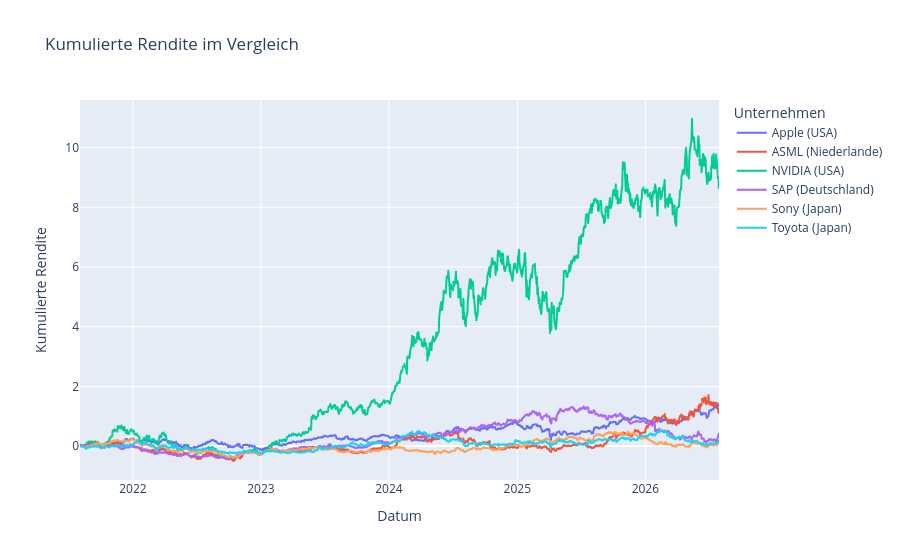

This figure's notebook cell:
### Markdown cell above
## 4. Visualisierung
### 4.1 Kumulierte Rendite im Vergleich

### Code cell
fig = px.line(cumulative_return, title="Kumulierte Rendite im Vergleich")
fig.update_layout(xaxis_title="Datum", yaxis_title="Kumulierte Rendite")
fig.show()

### Figure 1 — Plotly figure (JSON) as saved in the notebook; plotly's stock layout.template omitted (floating-point values rounded to 4 significant figures; data arrays with more than 128 entries replaced by an {"elided": "..."} marker saying what was removed)
{"data": [{"hovertemplate": "Unternehmen=Apple (USA)<br>Date=%{x}<br>value=%{y}<extra></extra>", "legendgroup": "Apple (USA)", "line": {"color": "#636efa", "dash": "solid"}, "marker": {"symbol": "circle"}, "mode": "lines", "name": "Apple (USA)", "showlegend": true, "type": "scattergl", "x": {"elided": "1253 str values"}, "xaxis": "x", "y": {"elided": "1253 float values"}, "yaxis": "y"}, {"hovertemplate": "Unternehmen=ASML (Niederlande)<br>Date=%{x}<br>value=%{y}<extra></extra>", "legendgroup": "ASML (Niederlande)", "line": {"color": "#EF553B", "dash": "solid"}, "marker": {"symbol": "circle"}, "mode": "lines", "name": "ASML (Niederlande)", "showlegend": true, "type": "scattergl", "x": {"elided": "1253 str values"}, "xaxis": "x", "y": {"elided": "1253 float values"}, "yaxis": "y"}, {"hovertemplate": "Unternehmen=NVIDIA (USA)<br>Date=%{x}<br>value=%{y}<extra></extra>", "legendgroup": "NVIDIA (USA)", "line": {"color": "#00cc96", "dash": "solid"}, "marker": {"symbol": "circle"}, "mode": "lines", "name": "NVIDIA (USA)", "showlegend": true, "type": "scattergl", "x": {"elided": "1253 str values"}, "xaxis": "x", "y": {"elided": "1253 float values"}, "yaxis": "y"}, {"hovertemplate": "Unternehmen=SAP (Deutschland)<br>Date=%{x}<br>value=%{y}<extra></extra>", "legendgroup": "SAP (Deutschland)", "line": {"color": "#ab63fa", "dash": "solid"}, "marker": {"symbol": "circle"}, "mode": "lines", "name": "SAP (Deutschland)", "showlegend": true, "type": "scattergl", "x": {"elided": "1253 str values"}, "xaxis": "x", "y": {"elided": "1253 float values"}, "yaxis": "y"}, {"hovertemplate": "Unternehmen=Sony (Japan)<br>Date=%{x}<br>value=%{y}<extra></extra>", "legendgroup": "Sony (Japan)", "line": {"color": "#FFA15A", "dash": "solid"}, "marker": {"symbol": "circle"}, "mode": "lines", "name": "Sony (Japan)", "showlegend": true, "type": "scattergl", "x": {"elided": "1253 str values"}, "xaxis": "x", "y": {"elided": "1253 float values"}, "yaxis": "y"}, {"hovertemplate": "Unternehmen=Toyota (Japan)<br>Date=%{x}<br>value=%{y}<extra></extra>", "legendgroup": "Toyota (Japan)", "line": {"color": "#19d3f3", "dash": "solid"}, "marker": {"symbol": "circle"}, "mode": "lines", "name": "Toyota (Japan)", "showlegend": true, "type": "scattergl", "x": {"elided": "1253 str values"}, "xaxis": "x", "y": {"elided": "1253 float values"}, "yaxis": "y"}], "layout": {"legend": {"title": {"text": "Unternehmen"}, "tracegroupgap": 0}, "title": {"text": "Kumulierte Rendite im Vergleich"}, "xaxis": {"anchor": "y", "domain": [0, 1], "title": {"text": "Datum"}}, "yaxis": {"anchor": "x", "domain": [0, 1], "title": {"text": "Kumulierte Rendite"}}}}
